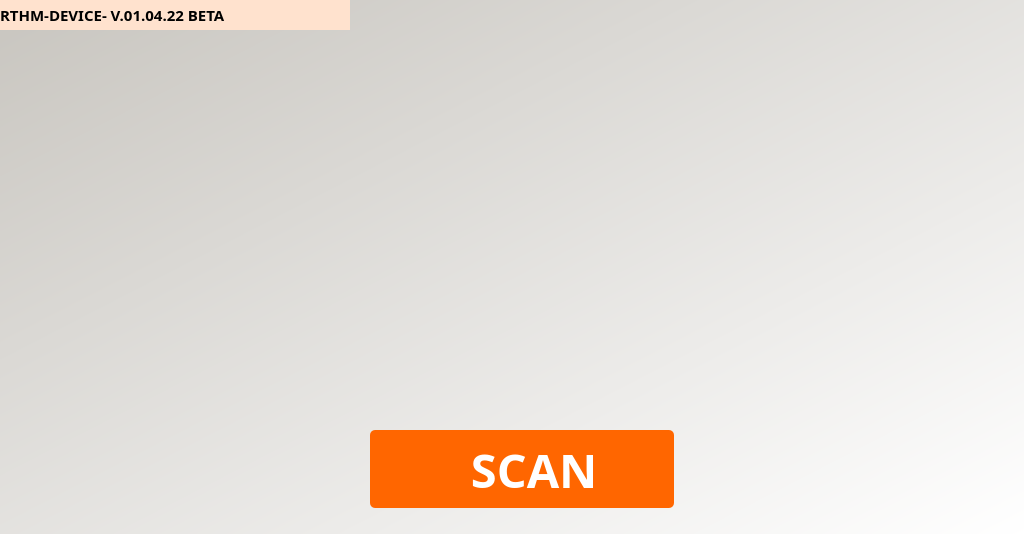
<?xml version="1.0" encoding="UTF-8"?>
<ui version="4.0">
 <class>MainWindow</class>
 <widget class="QMainWindow" name="MainWindow">
  <property name="enabled">
   <bool>true</bool>
  </property>
  <property name="geometry">
   <rect>
    <x>0</x>
    <y>0</y>
    <width>1024</width>
    <height>534</height>
   </rect>
  </property>
  <property name="windowTitle">
   <string>RTHM Software v1.04</string>
  </property>
  <property name="styleSheet">
   <string notr="true">QMainWindow#MainWindow{
background-color:qlineargradient(spread:pad, x1:0.005, y1:0, x2:1, y2:1, stop:0 rgba(200, 197, 191, 255), stop:1 rgba(255, 255, 255, 255))}</string>
  </property>
  <widget class="QWidget" name="centralwidget">
   <property name="enabled">
    <bool>true</bool>
   </property>
   <widget class="QPushButton" name="btnInfo">
    <property name="geometry">
     <rect>
      <x>0</x>
      <y>0</y>
      <width>350</width>
      <height>30</height>
     </rect>
    </property>
    <property name="font">
     <font>
      <family>Montserrat</family>
      <pointsize>11</pointsize>
      <weight>75</weight>
      <bold>true</bold>
     </font>
    </property>
    <property name="styleSheet">
     <string notr="true">text-align: left;
border: none;
background-color: #FFE2CE;
font-weight: bold;</string>
    </property>
    <property name="text">
     <string>RTHM-DEVICE- V.01.04.22 BETA</string>
    </property>
   </widget>
   <widget class="QPushButton" name="btnInfo_2">
    <property name="geometry">
     <rect>
      <x>320</x>
      <y>0</y>
      <width>30</width>
      <height>30</height>
     </rect>
    </property>
    <property name="styleSheet">
     <string notr="true">background-color: transparent;
border:none;</string>
    </property>
    <property name="text">
     <string/>
    </property>
    <property name="icon">
     <iconset>
      <normaloff>../images/icons/i.png</normaloff>../images/icons/i.png</iconset>
    </property>
   </widget>
   <widget class="QPushButton" name="btnScan">
    <property name="enabled">
     <bool>true</bool>
    </property>
    <property name="geometry">
     <rect>
      <x>370</x>
      <y>430</y>
      <width>304</width>
      <height>78</height>
     </rect>
    </property>
    <property name="font">
     <font>
      <family>Montserrat</family>
      <pointsize>35</pointsize>
      <weight>75</weight>
      <italic>false</italic>
      <bold>true</bold>
     </font>
    </property>
    <property name="toolTip">
     <string>&lt;html&gt;&lt;head/&gt;&lt;body&gt;&lt;p&gt;START THE APP&lt;/p&gt;&lt;/body&gt;&lt;/html&gt;</string>
    </property>
    <property name="styleSheet">
     <string notr="true">color: #ffffff;
border-radius:5px;
background-color: rgb(255, 102, 0);
padding: 4px;
font-weight: bold;
icon-size: 53px;</string>
    </property>
    <property name="text">
     <string>  SCAN</string>
    </property>
    <property name="icon">
     <iconset>
      <normaloff>../images/icons/scan.png</normaloff>../images/icons/scan.png</iconset>
    </property>
    <property name="flat">
     <bool>false</bool>
    </property>
   </widget>
   <widget class="QLabel" name="imgStartScreenLogo">
    <property name="geometry">
     <rect>
      <x>270</x>
      <y>70</y>
      <width>466</width>
      <height>341</height>
     </rect>
    </property>
    <property name="text">
     <string/>
    </property>
    <property name="pixmap">
     <pixmap>../images/startScreenLogo.png</pixmap>
    </property>
    <property name="scaledContents">
     <bool>true</bool>
    </property>
   </widget>
   <widget class="QPushButton" name="btnPreferences">
    <property name="geometry">
     <rect>
      <x>940</x>
      <y>10</y>
      <width>64</width>
      <height>64</height>
     </rect>
    </property>
    <property name="styleSheet">
     <string notr="true">icon-size: 64px;
background-color: transparent;
border: none;</string>
    </property>
    <property name="text">
     <string/>
    </property>
    <property name="icon">
     <iconset>
      <normaloff>../images/icons/ICONS.png</normaloff>../images/icons/ICONS.png</iconset>
    </property>
   </widget>
  </widget>
 </widget>
 <resources/>
 <connections/>
</ui>
